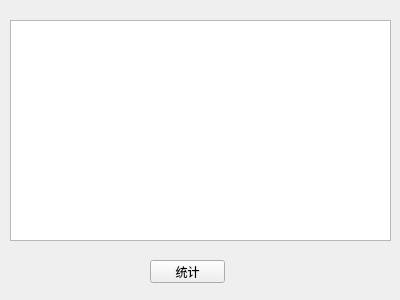
<?xml version="1.0" encoding="UTF-8"?>
<ui version="4.0">
 <class>Form</class>
 <widget class="QWidget" name="Form">
  <property name="geometry">
   <rect>
    <x>0</x>
    <y>0</y>
    <width>400</width>
    <height>300</height>
   </rect>
  </property>
  <property name="windowTitle">
   <string>薪资统计</string>
  </property>
  <widget class="QPlainTextEdit" name="Text">
   <property name="geometry">
    <rect>
     <x>10</x>
     <y>20</y>
     <width>381</width>
     <height>221</height>
    </rect>
   </property>
  </widget>
  <widget class="QPushButton" name="Button">
   <property name="geometry">
    <rect>
     <x>150</x>
     <y>260</y>
     <width>75</width>
     <height>23</height>
    </rect>
   </property>
   <property name="text">
    <string>统计</string>
   </property>
  </widget>
 </widget>
 <resources/>
 <connections/>
</ui>
